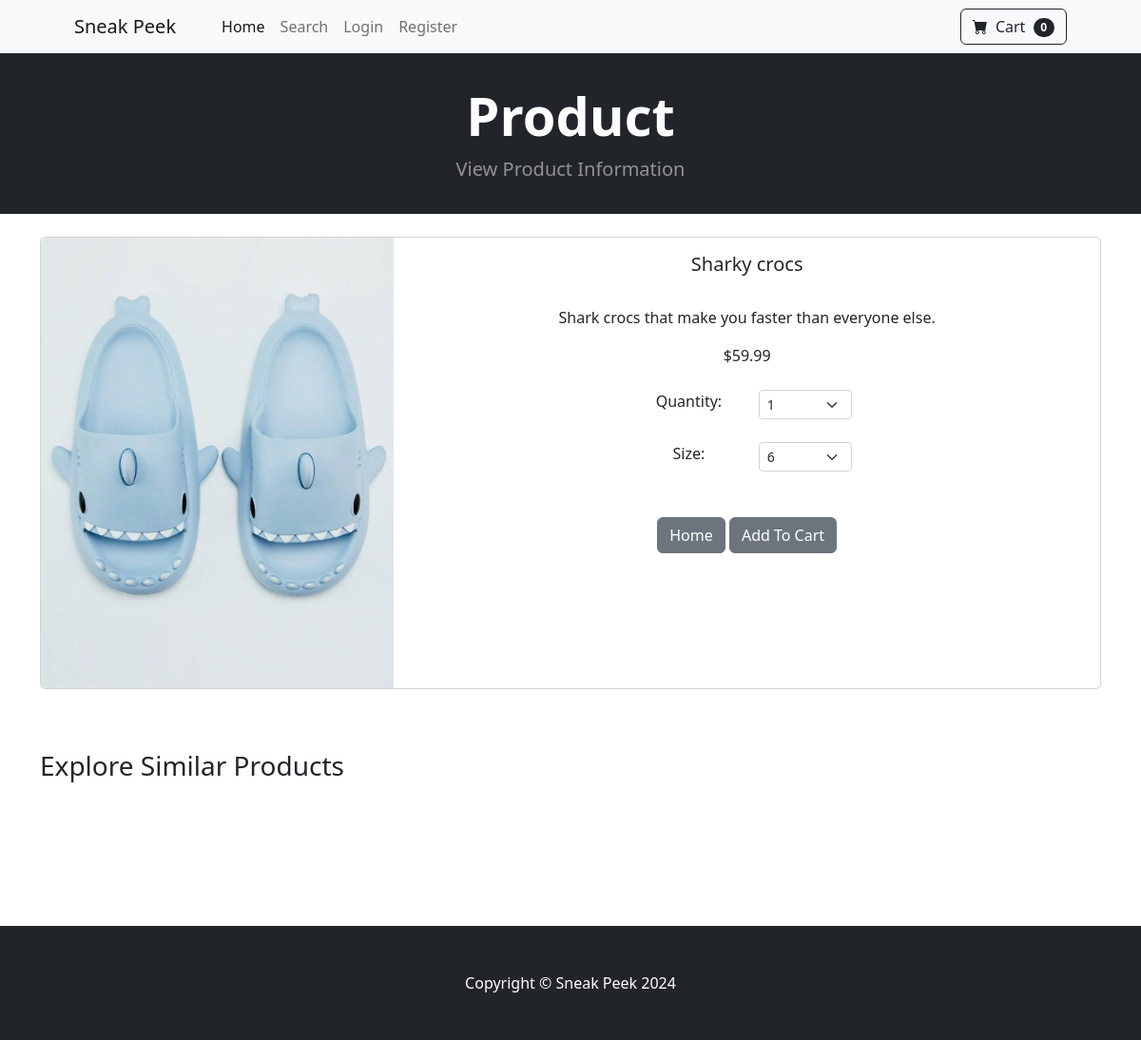
The page /product/14 on the database its author committed.
### sneakpeek/models.py (models this page shows, shortened)
class Product(models.Model):
    name = models.CharField(max_length=100)
    price = models.DecimalField(default=0, decimal_places=2, max_digits=6)
    quantity = models.IntegerField(default=1)
    category = models.ForeignKey(Category, on_delete=models.CASCADE, default=1)
    seller = models.ForeignKey(User, on_delete=models.CASCADE, default=1)
    brand = models.CharField(max_length=100, null=True)
    description = models.CharField(max_length=250, default='', blank=True, null=True)
    image = models.ImageField(upload_to='uploads/product/')
    approved = models.BooleanField(null=True)

### sneakpeek/views.py (the view)
# urls.py: path('product/<int:pk>', views.product, name='product'),
def product(request,pk):
    product = Product.objects.get(id=pk)
    cat = product.category
    similar_products = Product.objects.filter(category=cat, approved=True).exclude(id=pk)
    return render(request, 'product.html',{'product':product, 'similar_products':similar_products})

### cart/cart.py (called while the page is built)
    def __len__(self):
        return len(self.cart)

### cart/context_processors.py (called while the page is built)
def cart(request):
    return {'cart': Cart(request)}

### sneakpeek/templates/product.html (shortened to what this page needs)
{% extends 'base.html' %}
{% block content %}
<header class="bg-dark py-3">
  <div class="container px-4 px-lg-5 my-3">
      <div class="text-center text-white">
          <h1 class="display-4 fw-bolder">Product</h1>
          <p class="lead fw-normal text-white-50 mb-0">View Product Information</p>
      </div>
  </div>
</header>
<br/>
<div class="container">
<div class="card mb-3">
  <div class="row g-0">
    <div class="col-md-4">
      <img src="{{ product.image.url }}" class="img-fluid rounded-start" alt="...">
    </div>
    <div class="col-md-8">
      <div class="card-body">
        <center>
        <h5 class="card-title">{{ product.name }}</h5>
        <br/>
        <p class="card-text justified">{{ product.description }}</p>
        {% if product.is_sale %}
        <div class="d-flex justify-content-center small text-warning mb-2">
                <div class="bi-star-fill"></div>
                &nbsp;&nbsp;Sale!&nbsp;&nbsp;
                <div class="bi-star-fill"></div>
                </div>
                <strike>
                ${{ product.price }}
                </strike>
                &nbsp;
                ${{ product.sale_price }}
        {% else %}
            ${{ product.price }}
        {% endif %}
            <br/><br/>
<div class="row justify-content-center">
    <div class="col-md-2">Quantity:</div>
                <div class="col-md-2">
                <select class="form-select form-select-sm" id="qty-cart">
                  <option value="1">1</option>
                </select>
                </div>
            </div>
            <div class="row justify-content-center">
              <div class="col-md-2">Size:</div>
                          <div class="col-md-2">
                          <select class="form-select form-select-sm" id="size-cart">
                            <option value="1">6</option>
                          </select>
                          </div>
                      </div>
            <br/><br/>
        <a href="{% url 'home'%}" class="btn btn-secondary">Home</a>
        <button type="button" value="{{ product.id }}" class="btn btn-secondary" id="add-cart">Add To Cart</button>
    </center>
      </div>
    </div>
  </div>
</div>
<h3>Explore Similar Products</h3>
<section class="py-5">
</section>
</div>
{% endblock %}

### rows shown on the page
Product: image (picture), name "Sharky crocs", description "Shark crocs that make you faster than everyone else.", price "59.99"

### other values the page prints
{{ cart|length }} "0"
